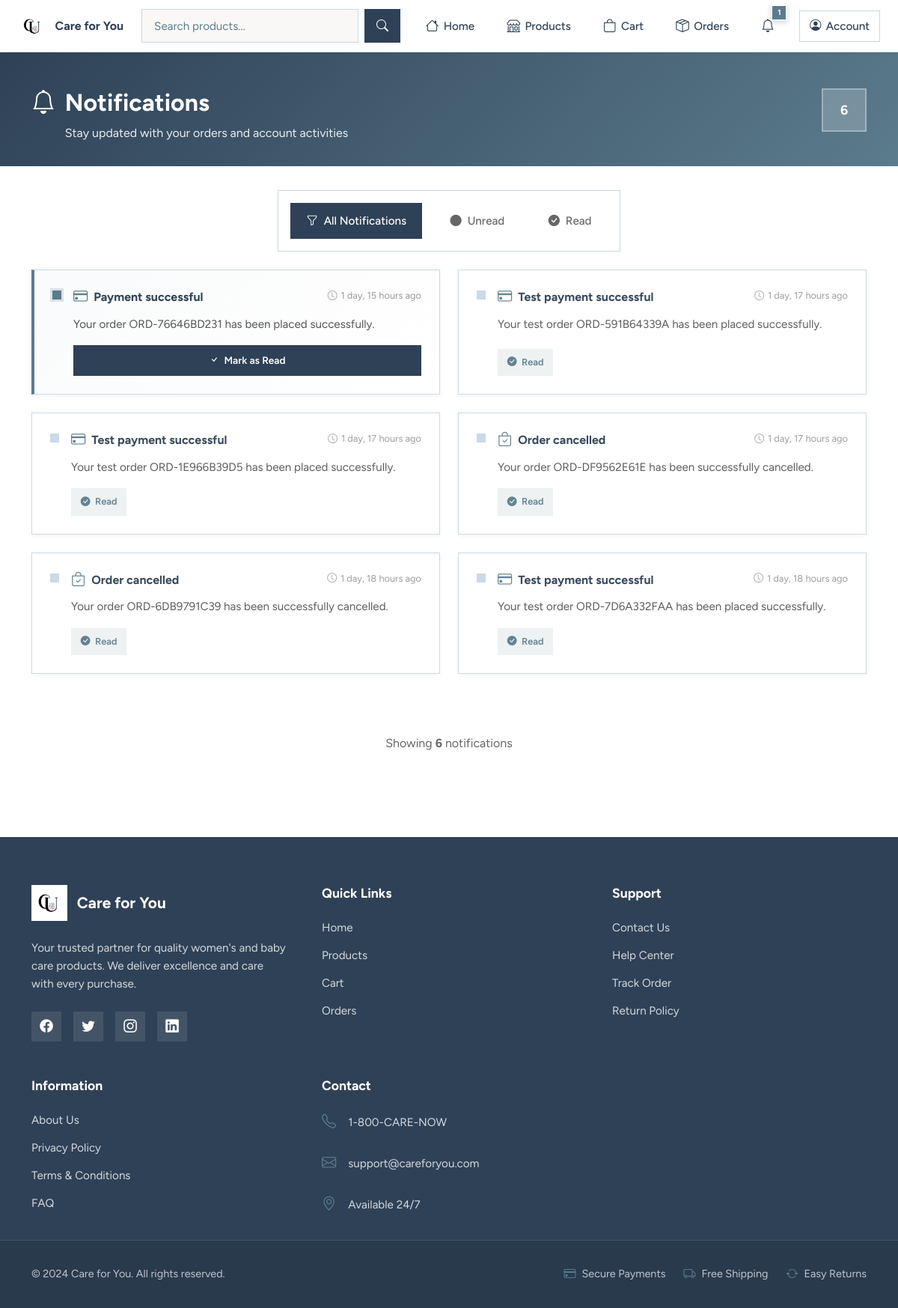
Page /notifications/ (signed in) on the committed database.
### apps/notifications_app/models.py (models this page shows, shortened)
class Notification(models.Model):
    TYPE_CHOICES = [
        ("order_update", "Order Update"),
        ("new_offer", "New Offer"),
        ("restock", "Product Restock"),
    ]
    user = models.ForeignKey(User, on_delete=models.CASCADE, related_name="notifications")
    title = models.CharField(max_length=120)
    message = models.TextField()
    notification_type = models.CharField(max_length=30, choices=TYPE_CHOICES)
    is_read = models.BooleanField(default=False)
    created_at = models.DateTimeField(auto_now_add=True)
    class Meta:
        ordering = ["-created_at"]

### apps/notifications_app/views.py (the view)
# urls.py: path("", NotificationListView.as_view(), name="list"),
class NotificationListView(LoginRequiredMixin, ListView):
    model = Notification
    template_name = "notifications/notification_list.html"
    context_object_name = "notifications"
    def get_queryset(self):
        return Notification.objects.filter(user=self.request.user)

### apps/accounts/authentication.py (called while the page is built)
    def get_user(self, user_id):
        try:
            return User.objects.get(pk=user_id)
        except User.DoesNotExist:
            return None

### apps/notifications_app/templatetags/notification_filters.py (called while the page is built)
@register.filter
def unread_count(user):
    if user and user.is_authenticated:
        return user.notifications.filter(is_read=False).count()
    return 0

### templates/notifications/notification_list.html (shortened to what this page needs)
{% extends 'base.html' %}
{% block content %}
<div class="notifications-header">
    <div class="container-lg">
        <div class="header-content">
            <div>
                <h1 class="notifications-title">
                    <i class="bi bi-bell"></i> Notifications
                </h1>
                <p class="notifications-subtitle">Stay updated with your orders and account activities</p>
            </div>
            <div class="notifications-count">
                <span class="count-badge">{{ notifications|length }}</span>
            </div>
        </div>
    </div>
</div>
<div class="container-lg notifications-container">
    <div class="filter-section mb-4">
        <div class="filter-tabs">
            <button class="filter-tab active" onclick="filterNotifications('all')">
                <i class="bi bi-funnel"></i> All Notifications
            </button>
            <button class="filter-tab" onclick="filterNotifications('unread')">
                <i class="bi bi-circle-fill"></i> Unread
            </button>
            <button class="filter-tab" onclick="filterNotifications('read')">
                <i class="bi bi-check-circle-fill"></i> Read
            </button>
        </div>
    </div>
    {% if notifications %}
        <div class="notifications-grid">
            {% for note in notifications %}
                <div class="notification-card {% if not note.is_read %}unread{% else %}read{% endif %}" data-status="{% if not note.is_read %}unread{% else %}read{% endif %}">
                    <div class="notification-status">
                        {% if not note.is_read %}
                            <div class="status-dot unread-dot" title="Unread"></div>
                        {% else %}
                            <div class="status-dot read-dot" title="Read"></div>
                        {% endif %}
                    </div>
                    <div class="notification-content">
                        <div class="notification-header">
                            <h5 class="notification-title">
                                {% if "order" in note.title|lower %}
                                    <i class="bi bi-bag-check"></i>
                                {% elif "payment" in note.title|lower %}
                                    <i class="bi bi-credit-card"></i>
                                {% elif "delivery" in note.title|lower %}
                                    <i class="bi bi-truck"></i>
                                {% elif "account" in note.title|lower %}
                                    <i class="bi bi-person-check"></i>
                                {% else %}
                                    <i class="bi bi-info-circle"></i>
                                {% endif %}
                                {{ note.title }}
                            </h5>
                            <span class="notification-time">
                                <i class="bi bi-clock"></i> {{ note.created_at|timesince }} ago
                            </span>
                        </div>
                        <p class="notification-message">{{ note.message }}</p>
                        {% if not note.is_read %}
                            <div class="notification-actions">
                                <form method="post" action="{% url 'notifications:mark_read' note.pk %}" class="mark-read-form">
                                    <button type="submit" class="btn-mark-read">
                                        <i class="bi bi-check"></i> Mark as Read
                                    </button>
                                </form>
                            </div>
                        {% else %}
                            <div class="notification-actions">
                                <span class="badge-read">
                                    <i class="bi bi-check-circle-fill"></i> Read
                                </span>
                            </div>
                        {% endif %}
                    </div>
                </div>
            {% endfor %}
        </div>
        <div class="notifications-info">
            <p>Showing <strong>{{ notifications|length }}</strong> notification{{ notifications|length|pluralize }}</p>
        </div>
    {% endif %}
</div>
{% endblock %}

### static/css/styles.css (style rules this page uses)
:root { --font-family-base: 'Figtree', sans-serif; --primary-navy: #2F4156; --secondary-teal: #5B7C8D; --accent-blue: #C8D9E6; --bg-beige: #F5EFEB; --text-dark: #2F4156; --text-light: #5B7C8D; --border-color: #D8D0CA; --white: #FFFFFF; }
* { margin: 0; padding: 0; box-sizing: border-box; border-radius: 0 !important; }
html, body { height: 100%; }
body { background-color: var(--white); font-family: var(--font-family-base); color: var(--text-dark); line-height: 1.6; }

### templates/notifications/notification_list.html (style rules this page uses)
.notifications-header { background: linear-gradient(135deg, #2F4156, #5B7C8D); color: white; padding: 3rem 0 2rem; margin-bottom: 2rem; }
.header-content { display: flex; justify-content: space-between; align-items: flex-start; gap: 2rem; }
.notifications-title { font-size: 2rem; font-weight: 700; margin: 0; display: flex; align-items: center; gap: 0.8rem; }
.notifications-subtitle { font-size: 1rem; opacity: 0.9; margin: 0.5rem 0 0 2.8rem; }
.notifications-count { display: flex; align-items: center; justify-content: center; }
.count-badge { background: rgba(255, 255, 255, 0.2); color: white; padding: 0.8rem 1.2rem; border-radius: 50px; font-weight: 700; font-size: 1.1rem; min-width: 60px; text-align: center; border: 2px solid rgba(255, 255, 255, 0.3); }
.notifications-container { padding-bottom: 4rem; }
.filter-section { display: flex; justify-content: center; }
.filter-tabs { display: flex; gap: 1rem; background: white; padding: 1rem; border-radius: 0.8rem; border: 1px solid #C8D9E6; box-shadow: 0 2px 4px rgba(0, 0, 0, 0.03); flex-wrap: wrap; }
.filter-tab { padding: 0.6rem 1.2rem; border: 2px solid transparent; background: transparent; color: #666; border-radius: 0.6rem; font-weight: 500; cursor: pointer; transition: all 0.3s ease; display: flex; align-items: center; gap: 0.5rem; font-size: 0.95rem; }
.filter-tab.active { background: #2F4156; color: white; border-color: #2F4156; }
.notifications-grid { display: grid; grid-template-columns: repeat(auto-fill, minmax(380px, 1fr)); gap: 1.5rem; margin-bottom: 3rem; }
.notification-card { background: white; border-radius: 0.8rem; border: 1px solid #C8D9E6; overflow: hidden; box-shadow: 0 2px 8px rgba(0, 0, 0, 0.05); transition: all 0.3s ease; position: relative; display: flex; gap: 1rem; padding: 1.5rem; }
.notification-card.unread { background: linear-gradient(135deg, #fafbfc 0%, #ffffff 100%); border-left: 4px solid #5B7C8D; }
.notification-card.read { background: white; opacity: 0.95; }
.notification-status { display: flex; align-items: flex-start; flex-shrink: 0; }
.status-dot { width: 12px; height: 12px; border-radius: 50%; margin-top: 3px; animation: pulse-dot 2s ease-in-out infinite; }
.status-dot.unread-dot { background: #5B7C8D; box-shadow: 0 0 0 3px rgba(91, 124, 141, 0.2); }
.status-dot.read-dot { background: #C8D9E6; }
.notification-card.read .status-dot { animation: none; }
.notification-content { flex: 1; display: flex; flex-direction: column; }
.notification-header { display: flex; justify-content: space-between; align-items: flex-start; gap: 1rem; margin-bottom: 0.8rem; }
.notification-title { margin: 0; color: #2F4156; font-weight: 700; font-size: 1rem; display: flex; align-items: center; gap: 0.5rem; flex: 1; }
.notification-title i { font-size: 1.2rem; color: #5B7C8D; }
.notification-time { color: #999; font-size: 0.8rem; white-space: nowrap; display: flex; align-items: center; gap: 0.3rem; }
.notification-message { color: #555; font-size: 0.95rem; margin: 0 0 1rem 0; line-height: 1.6; flex: 1; }
.notification-actions { display: flex; gap: 0.8rem; }
.mark-read-form { width: 100%; }
.btn-mark-read { background: #2F4156; color: white; border: none; padding: 0.6rem 1rem; border-radius: 0.5rem; font-weight: 600; font-size: 0.85rem; cursor: pointer; transition: all 0.3s ease; display: flex; align-items: center; gap: 0.4rem; width: 100%; justify-content: center; }
.badge-read { background: rgba(91, 124, 141, 0.1); color: #5B7C8D; padding: 0.5rem 0.8rem; border-radius: 0.4rem; font-size: 0.8rem; font-weight: 600; display: flex; align-items: center; gap: 0.4rem; width: fit-content; }
.notifications-info { text-align: center; color: #666; padding: 2rem; }

### rows in the picture
Notification: is_read False (drawn), title "Payment successful", created_at "1 day, 15 hours", message "Your order ORD-76646BD231 has been placed successfully."
Notification: is_read True (drawn), title "Test payment successful", created_at "1 day, 17 hours", message "Your test order ORD-591B64339A has been placed successfully."
Notification: is_read True (drawn), title "Test payment successful", created_at "1 day, 17 hours", message "Your test order ORD-1E966B39D5 has been placed successfully."
Notification: is_read True (drawn), title "Order cancelled", created_at "1 day, 17 hours", message "Your order ORD-DF9562E61E has been successfully cancelled."
Notification: is_read True (drawn), title "Order cancelled", created_at "1 day, 18 hours", message "Your order ORD-6DB9791C39 has been successfully cancelled."
Notification: is_read True (drawn), title "Test payment successful", created_at "1 day, 18 hours", message "Your test order ORD-7D6A332FAA has been placed successfully."

### other values in the picture
{{ count }} "1"
{{ notifications|length }} "6"
